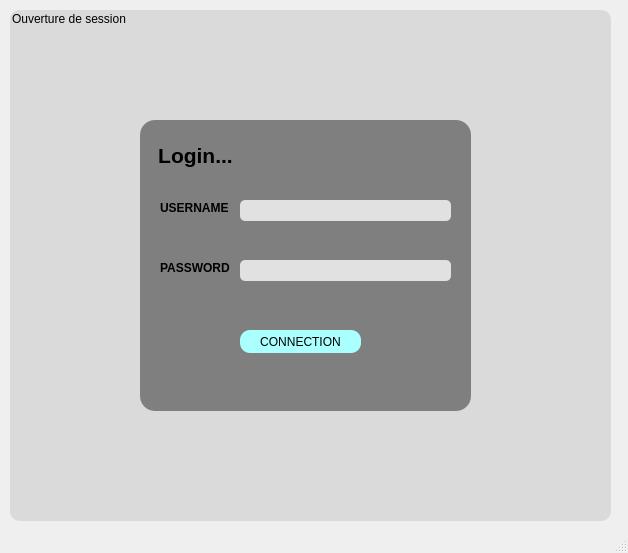
<?xml version="1.0" encoding="UTF-8"?>
<ui version="4.0">
 <class>MainWindow</class>
 <widget class="QMainWindow" name="MainWindow">
  <property name="geometry">
   <rect>
    <x>0</x>
    <y>0</y>
    <width>628</width>
    <height>553</height>
   </rect>
  </property>
  <property name="windowTitle">
   <string>Hospital</string>
  </property>
  <widget class="QWidget" name="centralwidget">
   <widget class="QGroupBox" name="groupBox">
    <property name="geometry">
     <rect>
      <x>10</x>
      <y>10</y>
      <width>601</width>
      <height>511</height>
     </rect>
    </property>
    <property name="styleSheet">
     <string notr="true">Border-radius: 10px;
background-color: rgb(218, 218, 218);</string>
    </property>
    <property name="title">
     <string>Ouverture de session</string>
    </property>
    <widget class="QFrame" name="frame">
     <property name="geometry">
      <rect>
       <x>130</x>
       <y>110</y>
       <width>331</width>
       <height>291</height>
      </rect>
     </property>
     <property name="styleSheet">
      <string notr="true">background-color: rgb(127, 127, 127);
border-radius: 15px;</string>
     </property>
     <property name="frameShape">
      <enum>QFrame::StyledPanel</enum>
     </property>
     <property name="frameShadow">
      <enum>QFrame::Raised</enum>
     </property>
     <widget class="QLineEdit" name="username_log">
      <property name="geometry">
       <rect>
        <x>100</x>
        <y>80</y>
        <width>211</width>
        <height>21</height>
       </rect>
      </property>
      <property name="styleSheet">
       <string notr="true">background-color: rgb(225, 225, 225);
border-radius: 5px;</string>
      </property>
     </widget>
     <widget class="QLabel" name="label_2">
      <property name="geometry">
       <rect>
        <x>20</x>
        <y>80</y>
        <width>71</width>
        <height>16</height>
       </rect>
      </property>
      <property name="text">
       <string>&lt;html&gt;&lt;head/&gt;&lt;body&gt;&lt;p&gt;&lt;span style=&quot; font-weight:600;&quot;&gt;USERNAME :&lt;/span&gt;&lt;/p&gt;&lt;/body&gt;&lt;/html&gt;</string>
      </property>
     </widget>
     <widget class="QLabel" name="label_3">
      <property name="geometry">
       <rect>
        <x>20</x>
        <y>140</y>
        <width>71</width>
        <height>16</height>
       </rect>
      </property>
      <property name="text">
       <string>&lt;html&gt;&lt;head/&gt;&lt;body&gt;&lt;p&gt;&lt;span style=&quot; font-weight:600;&quot;&gt;PASSWORD :&lt;/span&gt;&lt;/p&gt;&lt;/body&gt;&lt;/html&gt;</string>
      </property>
     </widget>
     <widget class="QLineEdit" name="password">
      <property name="geometry">
       <rect>
        <x>100</x>
        <y>140</y>
        <width>211</width>
        <height>21</height>
       </rect>
      </property>
      <property name="styleSheet">
       <string notr="true">background-color: rgb(225, 225, 225);
border-radius: 5px;</string>
      </property>
     </widget>
     <widget class="QLabel" name="label">
      <property name="geometry">
       <rect>
        <x>0</x>
        <y>10</y>
        <width>111</width>
        <height>51</height>
       </rect>
      </property>
      <property name="text">
       <string>&lt;html&gt;&lt;head/&gt;&lt;body&gt;&lt;p align=&quot;center&quot;&gt;&lt;span style=&quot; font-size:16pt; font-weight:600;&quot;&gt;Login...&lt;/span&gt;&lt;/p&gt;&lt;/body&gt;&lt;/html&gt;</string>
      </property>
     </widget>
     <widget class="QPushButton" name="connexion">
      <property name="geometry">
       <rect>
        <x>100</x>
        <y>210</y>
        <width>121</width>
        <height>23</height>
       </rect>
      </property>
      <property name="toolTip">
       <string>&lt;html&gt;&lt;head/&gt;&lt;body&gt;&lt;p align=&quot;center&quot;&gt;&lt;span style=&quot; font-size:10pt; font-weight:600;&quot;&gt;CONNECTION&lt;/span&gt;&lt;/p&gt;&lt;/body&gt;&lt;/html&gt;</string>
      </property>
      <property name="whatsThis">
       <string>&lt;html&gt;&lt;head/&gt;&lt;body&gt;&lt;p align=&quot;center&quot;&gt;&lt;span style=&quot; font-size:10pt; font-weight:600;&quot;&gt;CONNECTION&lt;/span&gt;&lt;/p&gt;&lt;p align=&quot;center&quot;&gt;&lt;br/&gt;&lt;/p&gt;&lt;/body&gt;&lt;/html&gt;</string>
      </property>
      <property name="styleSheet">
       <string notr="true">font: 75 8pt &quot;MS Shell Dlg 2&quot;;
background-color: rgb(170, 255, 255);
border-radius:10px;</string>
      </property>
      <property name="text">
       <string>CONNECTION</string>
      </property>
     </widget>
    </widget>
   </widget>
  </widget>
  <widget class="QStatusBar" name="statusbar"/>
 </widget>
 <resources/>
 <connections/>
</ui>
